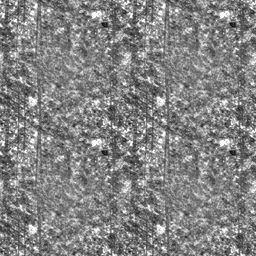
#> input picture demo/texturas/mugre.png, 256 x 256 px, given in place of concreto.webp, which was not available
$ python mktex.py texturas/mugre.png texturas/mugre.png
#> lines starting #> are read from the running program, lines starting #| are printed output that depends on the picture; pictures that were not available may be replaced by others from this repository, and a replacement may not be noted
#!/usr/bin/env python3
"""Turn two generated surface photographs into game-usable tiling maps.

    /usr/bin/python3 -I mktex.py <tex-in dir> <tex-out dir>

A diffusion model gives you a PHOTOGRAPH: it has the lighting baked in, it has
a brightness gradient across the frame, and its edges do not meet. None of that
is usable as a texture. Three things have to happen first.

1. HIGH PASS. Subtracting a heavily blurred copy throws away everything
   low-frequency -- which is exactly the baked lighting and the gradient -- and
   keeps only the surface detail. What is left is centred on zero and can be
   applied as a modulation on top of whatever colour the game already paints,
   instead of replacing it.

2. SEAMLESS. Blend the image against a half-width/half-height rolled copy of
   itself, weighted by a raised cosine that falls to zero exactly at the seam.
   At x=0 and x=w the output equals the same sample from the middle of the
   original, so the edges match by construction rather than by eye. Costs some
   ghosting in the blend band, which is invisible in a detail map.

3. NORMALS from the height, by Sobel, computed AFTER the tiling step so the
   normals tile too. This is the one that actually buys realism: the deferred
   pass already consumes a normal buffer, so real surface relief means the
   moon and the street lamps rake across the stone instead of lighting a flat
   plane.
"""
import sys, os
import numpy as np
from PIL import Image, ImageFilter

SRC, OUT = sys.argv[1], sys.argv[2]


def load_gray(name):
#> called with name = 'concreto.webp'
    im = Image.open(os.path.join(SRC, name)).convert('L')
#> im is the input picture: PIL image 256x256 L; min 16, max 255, mean 130.6
    return np.asarray(im, dtype=np.float64) / 255.0


def highpass(a, sigma):
#> called with sigma = 26
    im = Image.fromarray((np.clip(a, 0, 1) * 255).astype(np.uint8))
    lo = np.asarray(im.filter(ImageFilter.GaussianBlur(sigma)), dtype=np.float64) / 255.0
    return a - lo


def seamless(a):
    """Cross-fade against a half-rolled copy; edges match by construction."""
    h, w = a.shape
#> h = 256; w = 256
    x = np.arange(w)[None, :]
    y = np.arange(h)[:, None]
#> y = 256 values from 0 to 255
    # 0 at the seam, 1 at the centre
    wx = 0.5 - 0.5 * np.cos(2 * np.pi * x / w)
    wy = 0.5 - 0.5 * np.cos(2 * np.pi * y / h)
    a = a * wx + np.roll(a, w // 2, axis=1) * (1 - wx)
    a = a * wy + np.roll(a, h // 2, axis=0) * (1 - wy)
    return a


def resize(a, n):
#> called with n = 256
    im = Image.fromarray(np.clip(a * 255 + 0.5, 0, 255).astype(np.uint8))
    return np.asarray(im.resize((n, n), Image.LANCZOS), dtype=np.float64) / 255.0


def norm_contrast(d, target):
    """Rescale a zero-centred field so its standard deviation is `target`."""
#> called with target = 0.085
    s = d.std()
#> s = 0.148
    return d * (target / s) if s > 1e-6 else d


def check_seam(a, label):
    """Assert the tiling actually worked instead of trusting the maths."""
#> called with label = 'altura'
    h, w = a.shape
#> h = 256; w = 256
    dx = np.abs(a[:, 0] - a[:, -1]).mean()
#> dx = 0.0582
    dy = np.abs(a[0, :] - a[-1, :]).mean()
#> dy = 0.0691
    inx = np.abs(a[:, w // 2] - a[:, w // 2 - 1]).mean()
#> inx = 0.0582
    iny = np.abs(a[h // 2, :] - a[h // 2 - 1, :]).mean()
#> iny = 0.0691
    print('  %-8s costura x=%.4f y=%.4f   (interior x=%.4f y=%.4f)'
          % (label, dx, dy, inx, iny))
#|   altura   costura x=0.0582 y=0.0691   (interior x=0.0582 y=0.0691)
    return dx, dy, inx, iny


N = 256

# ---- detail / height, from the concrete -----------------------------------
c = load_gray('concreto.webp')
d = highpass(c, 26)                 # drop the lit gradient, keep the aggregate
d = seamless(d)
d = resize(d + 0.5, N) - 0.5        # back to zero-centred after the resample
height = norm_contrast(d, 0.085)
detail = norm_contrast(d, 0.095)

check_seam(height + 0.5, 'altura')

Image.fromarray(np.clip(detail * 255 + 128, 0, 255).astype(np.uint8), 'L') \
     .save(os.path.join(OUT, 'detalle.png'), optimize=True)
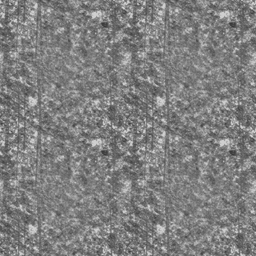
#> saved as detalle.png: PIL image 256x256 L; min 55, max 208, mean 127.3

# ---- normals from that height ---------------------------------------------
# np.roll wraps, so the gradients are computed across the tile boundary too
STRENGTH = 1.1
gx = (np.roll(height, -1, 1) - np.roll(height, 1, 1)) * 0.5
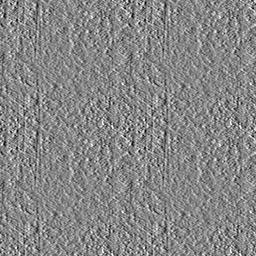
#> gx: shape (256, 256) float64; min -0.209, max 0.186, mean 1.14e-20; drawn with min black and max white
gy = (np.roll(height, -1, 0) - np.roll(height, 1, 0)) * 0.5
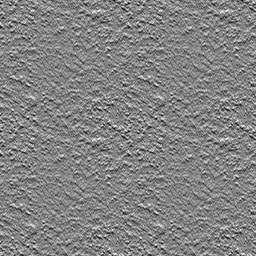
#> gy: shape (256, 256) float64; min -0.216, max 0.203, mean 4.07e-20; drawn with min black and max white
nx, ny, nz = -gx * STRENGTH * N / 32.0, -gy * STRENGTH * N / 32.0, np.ones_like(gx)
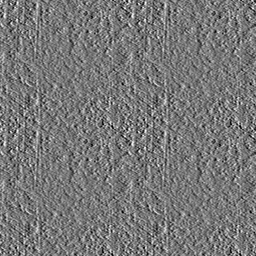
#> nx: shape (256, 256) float64; min -1.64, max 1.84, mean -5.39e-19; drawn with min black and max white
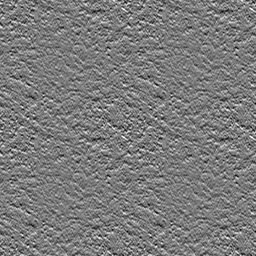
#> ny: shape (256, 256) float64; min -1.79, max 1.9, mean -5.42e-19; drawn with min black and max white
#> nz: shape (256, 256) float64; every value is 1
ln = np.sqrt(nx * nx + ny * ny + nz * nz)
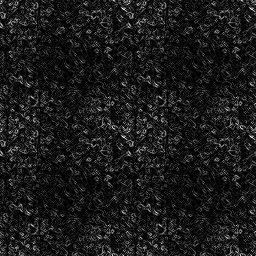
#> ln: shape (256, 256) float64; min 1, max 2.51, mean 1.16; drawn with min black and max white
nrm = np.stack([nx / ln, ny / ln, nz / ln], axis=-1)
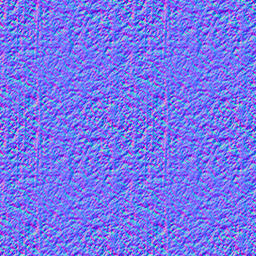
#> nrm: shape (256, 256, 3) float64; mean of channels 0, 1, 2 0.000252, -0.000658, 0.879; drawn with min black and max white
Image.fromarray(np.clip(nrm * 127.5 + 127.5, 0, 255).astype(np.uint8), 'RGB') \
     .save(os.path.join(OUT, 'normal.png'), optimize=True)
print('  normal   nz medio=%.3f  (1.0 = plano)' % nrm[:, :, 2].mean())
#|   normal   nz medio=0.879  (1.0 = plano)

# ---- grime, from the dirty stone ------------------------------------------
# A much gentler high pass: the vertical runoff streaks ARE the point here, and
# they are exactly the low-frequency structure the aggressive pass throws away.
g = load_gray('mugre.webp')
g = highpass(g, 90)
g = seamless(g)
g = resize(g + 0.5, N) - 0.5
g = norm_contrast(g, 0.150)
check_seam(g + 0.5, 'mugre')
#|   mugre    costura x=0.1019 y=0.1216   (interior x=0.1019 y=0.1216)
Image.fromarray(np.clip(g * 255 + 128, 0, 255).astype(np.uint8), 'L') \
     .save(os.path.join(OUT, 'mugre.png'), optimize=True)

for f in sorted(os.listdir(OUT)):
    print('  %-12s %6.1f KB' % (f, os.path.getsize(os.path.join(OUT, f)) / 1024))
